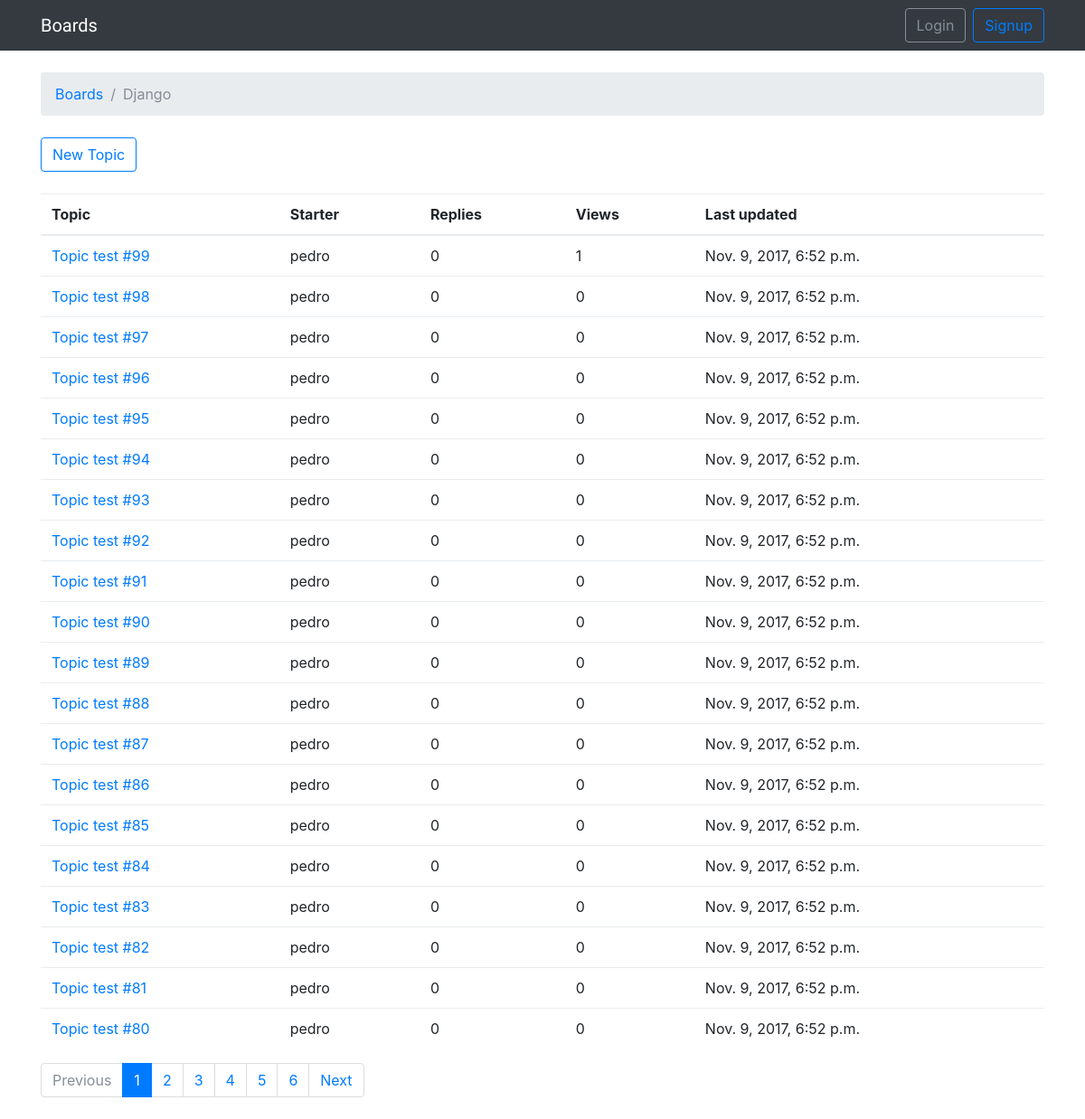
The app's page /boards/1/, older data.
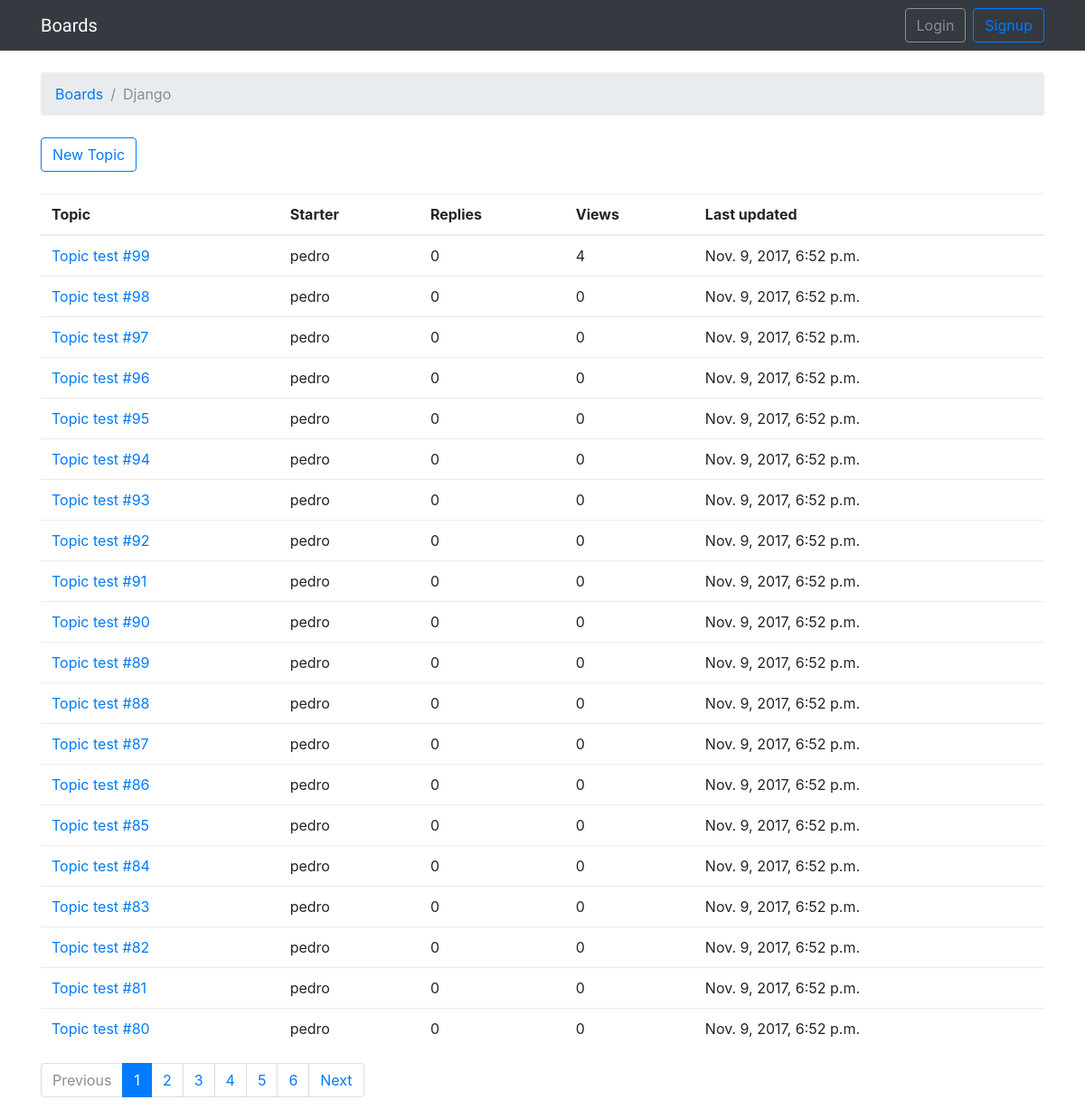
The same page, newer data.
### boards/models.py (models this page shows, shortened)
class Board(models.Model):
    name = models.CharField(max_length=30, unique=True)
    description = models.CharField(max_length=100)

class Topic(models.Model):
    subject = models.CharField(max_length=255)
    last_updated = models.DateTimeField(auto_now_add=True)
    board = models.ForeignKey(Board, related_name='topics')
    starter = models.ForeignKey(User, related_name='topics')
    views = models.PositiveIntegerField(default=0)

### boards/views.py (the view)
# urls.py: url(r'^boards/(?P<pk>\d+)/$', boards_views.TopicListView.as_view(), name='board_topics'),
class TopicListView(ListView):
    model = Topic
    context_object_name = 'topics'
    template_name = 'topics.html'
    paginate_by = 20
    def get_context_data(self, **kwargs):
        kwargs['board'] = self.board
        return super().get_context_data(**kwargs)
    def get_queryset(self):
        self.board = get_object_or_404(Board, pk=self.kwargs.get('pk'))
        queryset = self.board.topics.order_by('-last_updated').annotate(replies=Count('posts') - 1)
        return queryset

### templates/topics.html (shortened to what this page needs)
{% extends 'base.html' %}
{% block breadcrumb %}
    <li class="breadcrumb-item"><a href="{% url 'home' %}">Boards</a></li>
    <li class="breadcrumb-item active">{{board.name}}</li>
{% endblock %}
{% block content %}
    <div class="mb-4">
        <a href="{% url 'new_topic' board.pk %}" class="btn btn-outline-primary">New Topic</a>
    </div>
    <table class="table">
        <thead class="thead-inverse">
            <tr>
                <th>Topic</th>
                <th>Starter</th>
                <th>Replies</th>
                <th>Views</th>
                <th>Last updated</th>
            </tr>
        </thead>
        <tbody>
            {% for topic in topics %}
                <tr>
                    <td><a href="{% url 'topic_posts' board.pk topic.pk %}">{{ topic.subject }}</td>
                    <td>{{ topic.starter.username }}</td>
                    <td>{{ topic.replies }}</td>
                    <td>{{ topic.views }}</td>
                    <td>{{ topic.last_updated }}</td>
                </tr>
            {% endfor %}
        </tbody>
    </table>
    {% include "includes/pagination.html" %}
{% endblock %}

### templates/base.html (shortened to what this page needs)
{% load static %}
<html>
    <head>
        <link rel="stylesheet" href="{% static 'css/bootstrap.min.css' %}">
        <link rel="stylesheet" href="{% static 'css/app.css' %}">
    </head>
    <body>
        {% block body %}
        <nav class="navbar navbar-expand-sm navbar-dark bg-dark">
            <div class="container">
              <a class="navbar-brand" href="{% url 'home' %}">Boards</a>
              <div class="collapse navbar-collapse" id="mainMenu">
                {% if user.is_authenticated %}
                  <ul class="navbar-nav ml-auto">
                    <li class="nav-item dropdown">
                      <a class="nav-link dropdown-toggle" href="#" id="userMenu" data-toggle="dropdown" aria-haspopup="true" aria-expanded="false">
                        {{ user.username }}
                      </a>
                      <div class="dropdown-menu dropdown-menu-right" aria-labelledby="userMenu">
                        <a class="dropdown-item" href="#">My account</a>
                        <a class="dropdown-item" href="{% url 'password_change' %}">Change password</a>
                        <div class="dropdown-divider"></div>
                        <a class="dropdown-item" href="{% url 'logout' %}">Logout</a>
                      </div>
                    </li>
                  </ul>
                {% else %}
                  <form class="form-inline ml-auto" style="margin-bottom: 0px;">
                    <a href="{% url 'login' %}" class="btn btn-outline-secondary">Login</a>
                    <a href="{% url 'signup' %}" class="btn btn-outline-primary ml-2">Signup</a>
                  </form>
                {% endif %}
              </div>
            </div>
          </nav>
            <div class="container">
              <ol class="breadcrumb my-4">
                {% block breadcrumb %}
                {% endblock %}
              </ol>
              {% block content %}
              {% endblock %}
            </div>
        {% endblock body %}
    </body>
</html>

### templates/includes/pagination.html (shortened to what this page needs)
{% if is_paginated %}
<nav aria-label="Topics pagination" class="mb-4">
  <ul class="pagination">
    {% if page_obj.has_previous %}
      <li class="page-item">
        <a class="page-link" href="?page={{ page_obj.previous_page_number }}">Previous</a>
      </li>
    {% else %}
      <li class="page-item disabled">
        <span class="page-link">Previous</span>
      </li>
    {% endif %}
    {% for page_num in paginator.page_range %}
      {% if page_obj.number == page_num %}
        <li class="page-item active">
          <span class="page-link">
            {{ page_num }}
          </span>
        </li>
      {% else %}
        <li class="page-item">
          <a class="page-link" href="?page={{ page_num }}">{{ page_num }}</a>
        </li>
      {% endif %}
    {% endfor %}
    {% if page_obj.has_next %}
      <li class="page-item">
        <a class="page-link" href="?page={{ page_obj.next_page_number }}">Next</a>
      </li>
    {% else %}
      <li class="page-item disabled">
        <span class="page-link">Next</span>
      </li>
    {% endif %}
  </ul>
</nav>
{% endif %}

### static/css/app.css (style rules this page uses)
.navbar-brand { font-family: 'Saira', sans-serif; }

Row changes from the older to the newer data that the page shows:
changed Topic "Topic test #99": views "1" → "4"
